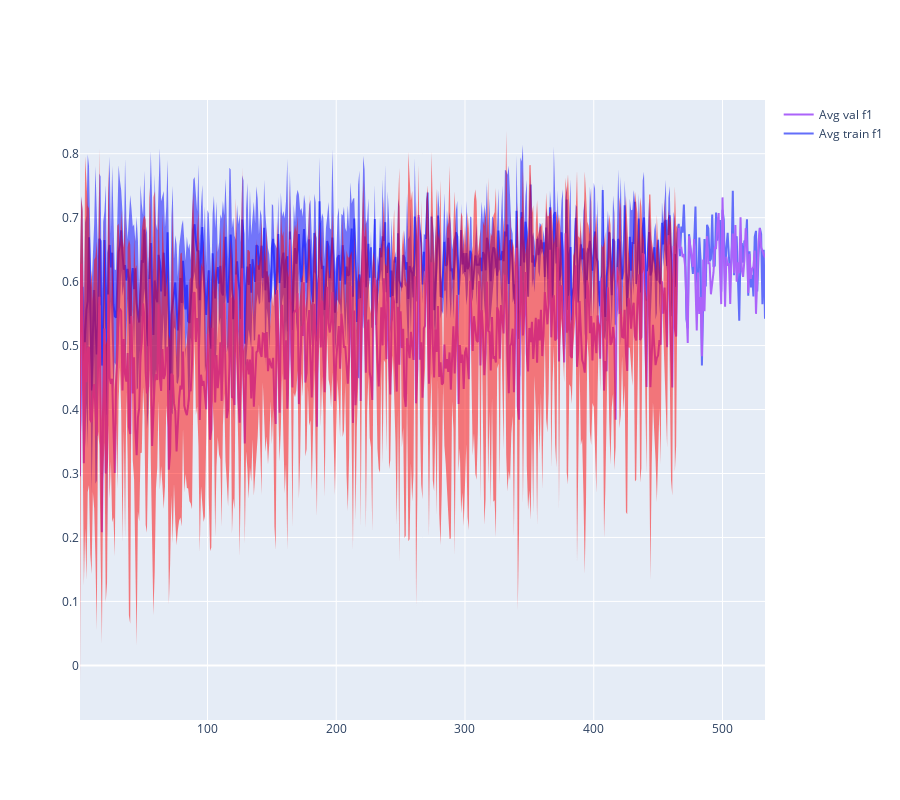

The notebook cell this image was saved under:
### Code cell
avg_plot("f1")

### Figure 1 — Plotly figure (JSON) as saved in the notebook; plotly's stock layout.template omitted (floating-point values rounded to 4 significant figures; data arrays with more than 128 entries replaced by an {"elided": "..."} marker saying what was removed)
{"data": [{"mode": "lines", "name": "Avg train f1", "type": "scatter", "x": {"elided": "533 int values"}, "y": {"elided": "533 float values"}}, {"line": {"width": 0}, "marker": {"color": "blue"}, "name": "trainupper bound", "showlegend": false, "type": "scatter", "x": {"elided": "533 int values"}, "y": {"elided": "533 float values"}}, {"fill": "tonexty", "line": {"width": 0}, "marker": {"color": "blue"}, "name": "trainlower bound", "showlegend": false, "type": "scatter", "x": {"elided": "533 int values"}, "y": {"elided": "533 float values"}}, {"mode": "lines", "name": "Avg val f1", "type": "scatter", "x": {"elided": "533 int values"}, "y": {"elided": "533 float values"}}, {"line": {"width": 0}, "marker": {"color": "red"}, "name": "valupper bound", "showlegend": false, "type": "scatter", "x": {"elided": "533 int values"}, "y": {"elided": "533 float values"}}, {"fill": "tonexty", "line": {"width": 0}, "marker": {"color": "red"}, "name": "vallower bound", "showlegend": false, "type": "scatter", "x": {"elided": "533 int values"}, "y": {"elided": "533 float values"}}], "layout": {"height": 800, "hovermode": "x"}}
